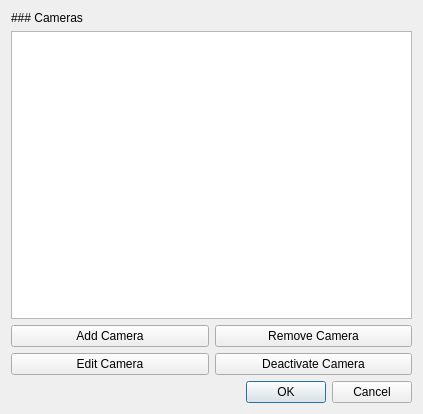
<?xml version="1.0" encoding="UTF-8"?>
<ui version="4.0">
 <class>CameraListDialog</class>
 <widget class="QDialog" name="CameraListDialog">
  <property name="geometry">
   <rect>
    <x>0</x>
    <y>0</y>
    <width>423</width>
    <height>414</height>
   </rect>
  </property>
  <property name="windowTitle">
   <string>Dialog</string>
  </property>
  <layout class="QVBoxLayout" name="verticalLayout">
   <item>
    <widget class="QLabel" name="label">
     <property name="text">
      <string>### Cameras</string>
     </property>
     <property name="textFormat">
      <enum>Qt::MarkdownText</enum>
     </property>
    </widget>
   </item>
   <item>
    <widget class="QListView" name="lst_cameras">
     <property name="editTriggers">
      <set>QAbstractItemView::NoEditTriggers</set>
     </property>
     <property name="defaultDropAction">
      <enum>Qt::CopyAction</enum>
     </property>
     <property name="selectionBehavior">
      <enum>QAbstractItemView::SelectRows</enum>
     </property>
    </widget>
   </item>
   <item>
    <widget class="QFrame" name="frm_camera_list_buttons">
     <property name="sizePolicy">
      <sizepolicy hsizetype="Preferred" vsizetype="Maximum">
       <horstretch>0</horstretch>
       <verstretch>0</verstretch>
      </sizepolicy>
     </property>
     <property name="frameShape">
      <enum>QFrame::NoFrame</enum>
     </property>
     <property name="frameShadow">
      <enum>QFrame::Raised</enum>
     </property>
     <layout class="QGridLayout" name="gridLayout">
      <property name="leftMargin">
       <number>0</number>
      </property>
      <property name="topMargin">
       <number>0</number>
      </property>
      <property name="rightMargin">
       <number>0</number>
      </property>
      <property name="bottomMargin">
       <number>0</number>
      </property>
      <item row="0" column="2">
       <widget class="QPushButton" name="btn_remove_camera">
        <property name="text">
         <string>Remove Camera</string>
        </property>
       </widget>
      </item>
      <item row="0" column="0">
       <widget class="QPushButton" name="btn_add_camera">
        <property name="text">
         <string>Add Camera</string>
        </property>
       </widget>
      </item>
      <item row="1" column="0">
       <widget class="QPushButton" name="btn_edit_camera">
        <property name="text">
         <string>Edit Camera</string>
        </property>
       </widget>
      </item>
      <item row="1" column="2">
       <widget class="QPushButton" name="btn_deactivate_camera">
        <property name="text">
         <string>Deactivate Camera</string>
        </property>
       </widget>
      </item>
     </layout>
    </widget>
   </item>
   <item>
    <widget class="QDialogButtonBox" name="buttonBox">
     <property name="orientation">
      <enum>Qt::Horizontal</enum>
     </property>
     <property name="standardButtons">
      <set>QDialogButtonBox::Cancel|QDialogButtonBox::Ok</set>
     </property>
    </widget>
   </item>
  </layout>
 </widget>
 <resources/>
 <connections>
  <connection>
   <sender>buttonBox</sender>
   <signal>accepted()</signal>
   <receiver>CameraListDialog</receiver>
   <slot>accept()</slot>
   <hints>
    <hint type="sourcelabel">
     <x>248</x>
     <y>254</y>
    </hint>
    <hint type="destinationlabel">
     <x>157</x>
     <y>274</y>
    </hint>
   </hints>
  </connection>
  <connection>
   <sender>buttonBox</sender>
   <signal>rejected()</signal>
   <receiver>CameraListDialog</receiver>
   <slot>reject()</slot>
   <hints>
    <hint type="sourcelabel">
     <x>316</x>
     <y>260</y>
    </hint>
    <hint type="destinationlabel">
     <x>286</x>
     <y>274</y>
    </hint>
   </hints>
  </connection>
 </connections>
</ui>
